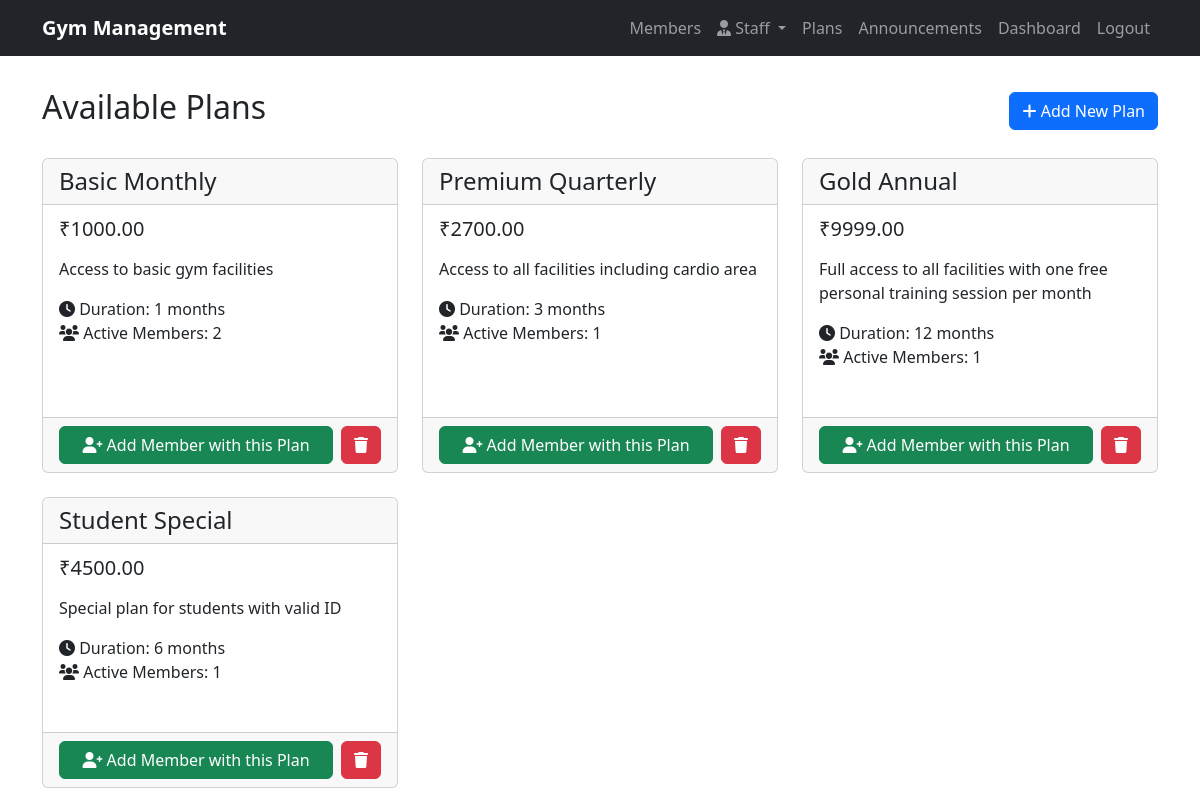
The page /plans (signed in) on the database its author committed.
### models.py (models this page shows)
class Plan(db.Model):
    id = db.Column(db.Integer, primary_key=True)
    name = db.Column(db.String(100), nullable=False)
    duration = db.Column(db.Integer, nullable=False)  # in months
    price = db.Column(db.Float, nullable=False)
    description = db.Column(db.Text)
    memberships = db.relationship('Membership', backref='plan', lazy=True)

### routes.py (the view)
@app.route('/plans')
@login_required
def plans():
    if not check_moderator_access():
        return redirect(url_for('login'))
    all_plans = Plan.query.all()
    return render_template('members/plans.html', all_plans=all_plans)

### app.py (called while the page is built)
def create_app():
    app = Flask(__name__)
    app.config['SECRET_KEY'] = os.urandom(24)
    app.config['SQLALCHEMY_DATABASE_URI'] = 'sqlite:///gym.db'
    app.config['SQLALCHEMY_TRACK_MODIFICATIONS'] = False
    db.init_app(app)
    login_manager = LoginManager(app)
    login_manager.login_view = 'login'
    @login_manager.user_loader
    def load_user(user_id):
        return Moderator.query.get(int(user_id))
    with app.app_context():
        db.create_all()
    return app, db

### routes.py (called while the page is built)
def check_moderator_access():
    if not isinstance(current_user, Moderator):
        return False
    if current_user.role == 'admin':
        return True
    return True  # For now allowing all moderators, you can add more specific checks

### templates/members/plans.html (shortened to what this page needs)
{% extends "base.html" %}
{% block content %}
<div class="row">
    <div class="col-md-12 mb-4 d-flex justify-content-between align-items-center">
        <h2>Available Plans</h2>
        {% if current_user.is_authenticated %}
            <a href="{{ url_for('add_plan') }}" class="btn btn-primary">
                <i class="fas fa-plus"></i> Add New Plan
            </a>
        {% endif %}
    </div>
</div>
<div class="row">
    {% for plan in all_plans %}
        <div class="col-md-4 mb-4">
            <div class="card h-100">
                <div class="card-header">
                    <h4 class="card-title mb-0">{{ plan.name }}</h4>
                </div>
                <div class="card-body">
                    <h5 class="card-subtitle mb-3">₹{{ "%.2f"|format(plan.price) }}</h5>
                    <p class="card-text">{{ plan.description }}</p>
                    <ul class="list-unstyled">
                        <li><i class="fas fa-clock"></i> Duration: {{ plan.duration }} months</li>
                        <li><i class="fas fa-users"></i> Active Members: {{ plan.memberships|selectattr('active')|list|length }}</li>
                    </ul>
                </div>
                <div class="card-footer">
                    {% if current_user.is_authenticated %}
                        <div class="d-flex gap-2">
                            <a href="{{ url_for('add_member') }}?plan_id={{ plan.id }}" class="btn btn-success flex-grow-1">
                                <i class="fas fa-user-plus"></i> Add Member with this Plan
                            </a>
                            <form method="POST" action="{{ url_for('delete_plan', plan_id=plan.id) }}"
                                  onsubmit="return confirm('Are you sure you want to delete this plan? This action cannot be undone.');"
                                  style="flex-shrink: 0;">
                                <button type="submit" class="btn btn-danger">
                                    <i class="fas fa-trash"></i>
                                </button>
                            </form>
                        </div>
                    {% endif %}
                </div>
            </div>
        </div>
    {% endfor %}
</div>
{% endblock %}

### templates/base.html (style rules this page uses)
.card { margin-bottom: 1rem; }

### rows shown on the page
Plan: name "Basic Monthly", price "1000.00", description "Access to basic gym facilities", duration "1", memberships|selectattr "2"
Plan: name "Premium Quarterly", price "2700.00", description "Access to all facilities including cardio area", duration "3", memberships|selectattr "1"
Plan: name "Gold Annual", price "9999.00", description "Full access to all facilities with one free personal training session per month", duration "12", memberships|selectattr "1"
Plan: name "Student Special", price "4500.00", description "Special plan for students with valid ID", duration "6", memberships|selectattr "1"
